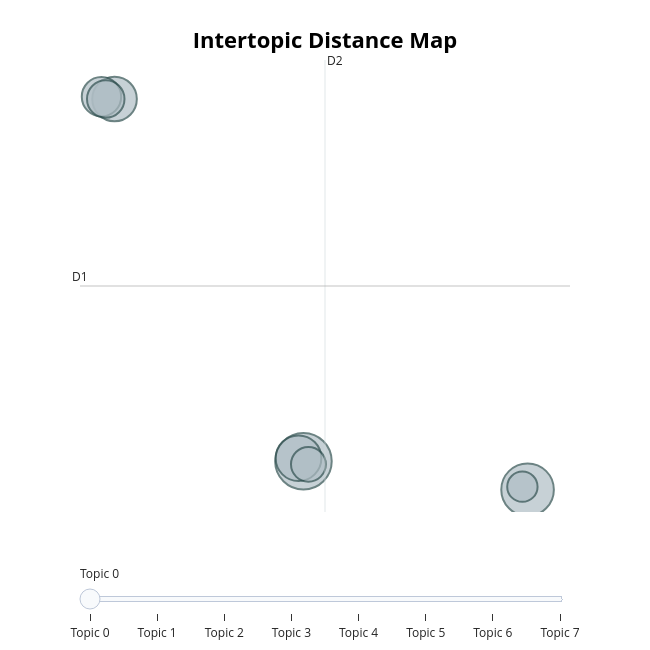

The cell this chart's notebook holds for it:
### Code cell
topic_model.visualize_topics()

### Figure 1 — Plotly figure (JSON) as saved in the notebook; plotly's stock layout.template omitted (floating-point values rounded to 4 significant figures)
{"data": [{"customdata": [[0, "issue | provided | helpful | resolved | team", 66], [1, "product design | design | love product | love | product", 57], [2, "seller | received | did | seller provided | meet", 43], [3, "features | product features | innovative | useful | product", 41], [4, "expectations | expectations product | quality | exceeded | exceeded expectations", 32], [5, "product performance | performance | efficient | reliable | product", 29], [6, "time | process | operational issues | time product | operational", 25], [7, "product design | design | elegant | product | functional product", 19]], "hovertemplate": "<b>Topic %{customdata[0]}</b><br>%{customdata[1]}<br>Size: %{customdata[2]}", "legendgroup": "", "marker": {"color": "#B0BEC5", "line": {"color": "DarkSlateGrey", "width": 2}, "size": [66, 57, 43, 41, 32, 29, 25, 19], "sizemode": "area", "sizeref": 0.04125, "symbol": "circle"}, "mode": "markers", "name": "", "orientation": "v", "showlegend": false, "type": "scatter", "x": [4.824, 23.22, 4.421, -10.68, -11.75, -11.4, 5.231, 22.79], "xaxis": "x", "y": [-15.87, -19.63, -15.46, 32.05, 32.35, 32.05, -16.27, -19.23], "yaxis": "y"}], "layout": {"annotations": [{"showarrow": false, "text": "D1", "x": -13.51, "y": 7.313, "yshift": 10}, {"showarrow": false, "text": "D2", "x": 6.593, "xshift": 10, "y": 37.2}], "height": 650, "hoverlabel": {"bgcolor": "white", "font": {"family": "Rockwell", "size": 16}}, "legend": {"itemsizing": "constant", "tracegroupgap": 0}, "margin": {"t": 60}, "shapes": [{"line": {"color": "#CFD8DC", "width": 2}, "type": "line", "x0": 6.593, "x1": 6.593, "y0": -22.58, "y1": 37.2}, {"line": {"color": "#9E9E9E", "width": 2}, "type": "line", "x0": -13.51, "x1": 26.7, "y0": 7.313, "y1": 7.313}], "sliders": [{"active": 0, "pad": {"t": 50}, "steps": [{"args": [{"marker.color": [["red", "#B0BEC5", "#B0BEC5", "#B0BEC5", "#B0BEC5", "#B0BEC5", "#B0BEC5", "#B0BEC5"]]}], "label": "Topic 0", "method": "update"}, {"args": [{"marker.color": [["#B0BEC5", "red", "#B0BEC5", "#B0BEC5", "#B0BEC5", "#B0BEC5", "#B0BEC5", "#B0BEC5"]]}], "label": "Topic 1", "method": "update"}, {"args": [{"marker.color": [["#B0BEC5", "#B0BEC5", "red", "#B0BEC5", "#B0BEC5", "#B0BEC5", "#B0BEC5", "#B0BEC5"]]}], "label": "Topic 2", "method": "update"}, {"args": [{"marker.color": [["#B0BEC5", "#B0BEC5", "#B0BEC5", "red", "#B0BEC5", "#B0BEC5", "#B0BEC5", "#B0BEC5"]]}], "label": "Topic 3", "method": "update"}, {"args": [{"marker.color": [["#B0BEC5", "#B0BEC5", "#B0BEC5", "#B0BEC5", "red", "#B0BEC5", "#B0BEC5", "#B0BEC5"]]}], "label": "Topic 4", "method": "update"}, {"args": [{"marker.color": [["#B0BEC5", "#B0BEC5", "#B0BEC5", "#B0BEC5", "#B0BEC5", "red", "#B0BEC5", "#B0BEC5"]]}], "label": "Topic 5", "method": "update"}, {"args": [{"marker.color": [["#B0BEC5", "#B0BEC5", "#B0BEC5", "#B0BEC5", "#B0BEC5", "#B0BEC5", "red", "#B0BEC5"]]}], "label": "Topic 6", "method": "update"}, {"args": [{"marker.color": [["#B0BEC5", "#B0BEC5", "#B0BEC5", "#B0BEC5", "#B0BEC5", "#B0BEC5", "#B0BEC5", "red"]]}], "label": "Topic 7", "method": "update"}]}], "title": {"font": {"color": "Black", "size": 22}, "text": "<b>Intertopic Distance Map</b>", "x": 0.5, "xanchor": "center", "y": 0.95, "yanchor": "top"}, "width": 650, "xaxis": {"anchor": "y", "domain": [0, 1], "range": [-13.51, 26.7], "title": {"text": ""}, "visible": false}, "yaxis": {"anchor": "x", "domain": [0, 1], "range": [-22.58, 37.2], "title": {"text": ""}, "visible": false}}}
